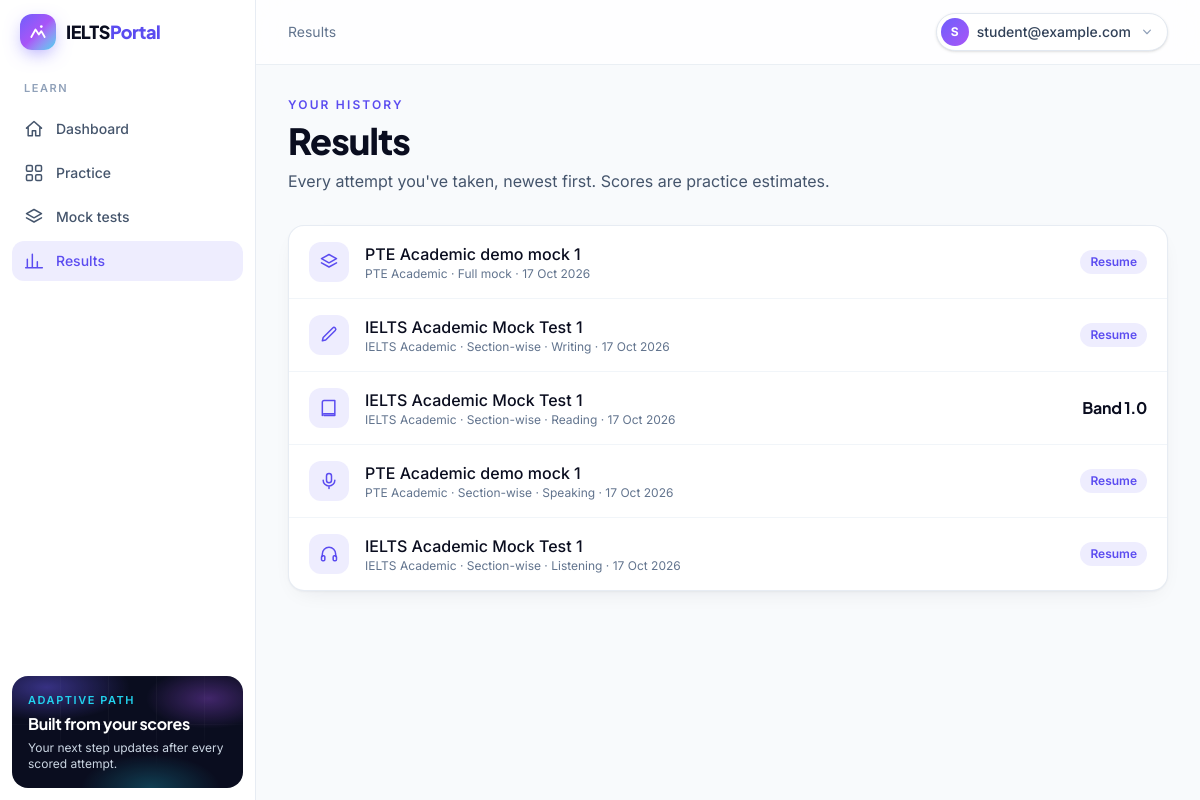
The app's page /dashboard/results/ (signed in) with its own data.
### accounts/models.py (models this page shows, shortened)
class User(AbstractUser):
    firebase_uid = models.CharField(
        max_length=128,
        unique=True,
        null=True,
        blank=True,
        help_text="Firebase Authentication uid (Google sign-in).",
    )
    class Meta(AbstractUser.Meta):
        constraints = [
            models.UniqueConstraint(
                Lower("email"),
                condition=~Q(email=""),
                name="accounts_user_email_ci_unique",
            )
        ]

class UserProfile(TimeStampedModel):
    user = models.OneToOneField(
        settings.AUTH_USER_MODEL, on_delete=models.CASCADE, related_name="profile"
    )
    display_name = models.CharField(max_length=150, blank=True)
    role_primary = models.CharField(
        max_length=20, choices=Role.choices, default=Role.STUDENT
    )
    primary_exam = models.ForeignKey(
        "catalog.Exam",
        on_delete=models.SET_NULL,
        null=True,
        blank=True,
        related_name="+",
    )
    target_score = models.DecimalField(
        max_digits=4,
        decimal_places=1,
        null=True,
        blank=True,
        help_text="PTE 10-90 or IELTS band 0-9.",
    )
    timezone = models.CharField(max_length=64, default="Asia/Kolkata")
    free_mocks_remaining = models.PositiveIntegerField(default=1)
    onboarded_at = models.DateTimeField(null=True, blank=True)
    avatar_url = models.URLField(max_length=500, blank=True)
    meta = models.JSONField(default=dict, blank=True)

### attempts/models.py (models this page shows, shortened)
class Attempt(TimeStampedModel):
    class Status(models.TextChoices):
        NOT_STARTED = "not_started", "Not started"
        IN_PROGRESS = "in_progress", "In progress"
        SUBMITTED = "submitted", "Submitted"
        SCORING = "scoring", "Scoring"
        SCORED = "scored", "Scored"
        FAILED = "failed", "Failed"
    id = models.UUIDField(primary_key=True, default=uuid.uuid4, editable=False)
    user = models.ForeignKey(
        settings.AUTH_USER_MODEL, on_delete=models.CASCADE, related_name="attempts"
    )
    tenant = models.ForeignKey(
        "tenancy.Tenant",
        on_delete=models.SET_NULL,
        null=True,
        blank=True,
        related_name="attempts",
    )
    exam = models.ForeignKey(
        "catalog.Exam", on_delete=models.PROTECT, related_name="attempts"
    )
    pack = models.ForeignKey(
        "catalog.MockPack",
        on_delete=models.SET_NULL,
        null=True,
        blank=True,
        related_name="attempts",
        help_text="Empty for ad-hoc question-wise practice.",
    )
    mode = models.CharField(max_length=20, choices=PracticeMode.choices)
    section_code = models.CharField(max_length=10, choices=Section.choices, blank=True)
    status = models.CharField(
        max_length=20, choices=Status.choices, default=Status.NOT_STARTED
    )
    started_at = models.DateTimeField(null=True, blank=True)
    submitted_at = models.DateTimeField(null=True, blank=True)
    scored_at = models.DateTimeField(null=True, blank=True)
    server_deadline_at = models.DateTimeField(null=True, blank=True)
    duration_sec = models.PositiveIntegerField(null=True, blank=True)
    config_snapshot = models.JSONField(default=dict, blank=True)
    meta = models.JSONField(default=dict, blank=True)
    class Meta:
        indexes = [
            models.Index(
                fields=["user", "status", "-started_at"],
                name="attempt_user_status_started",
            )
        ]

### catalog/models.py (models this page shows, shortened)
class MockPack(TimeStampedModel):
    exam = models.ForeignKey(Exam, on_delete=models.CASCADE, related_name="mock_packs")
    tenant = models.ForeignKey(
        "tenancy.Tenant",
        on_delete=models.CASCADE,
        null=True,
        blank=True,
        related_name="mock_packs",
    )
    slug = models.SlugField()
    title = models.CharField(max_length=200)
    mode_default = models.CharField(
        max_length=20, choices=PracticeMode.choices, default=PracticeMode.FULL_MOCK
    )
    is_free = models.BooleanField(default=False)
    duration_sec = models.PositiveIntegerField(null=True, blank=True)
    structure = models.JSONField(default=list, blank=True)
    navigation_policy = models.JSONField(default=dict, blank=True)
    is_active = models.BooleanField(default=True)
    class Meta:
        constraints = [
            models.UniqueConstraint(
                fields=["exam", "slug"], name="uniq_mockpack_exam_slug"
            )
        ]

class Exam(TimeStampedModel):
    class Kind(models.TextChoices):
        PTE = "pte", "PTE"
        IELTS = "ielts", "IELTS"
        OTHER = "other", "Other"
    code = models.CharField(max_length=32, unique=True, help_text="e.g. PTE_ACADEMIC")
    slug = models.SlugField(unique=True, help_text="URL slug, e.g. pte-academic")
    name = models.CharField(max_length=200)
    kind = models.CharField(max_length=10, choices=Kind.choices)
    description = models.TextField(blank=True)
    is_active = models.BooleanField(default=True)
    default_config = models.JSONField(
        default=dict, blank=True, help_text="Timers, navigation policy, ui_variant."
    )
    class Meta:
        ordering = ["name"]

### scoring/models.py (models this page shows, shortened)
class ScoreBreakdown(TimeStampedModel):
    class Scale(models.TextChoices):
        PTE_10_90 = "pte_10_90", "PTE 10–90"
        IELTS_BAND = "ielts_band", "IELTS band"
    attempt = models.OneToOneField(
        "attempts.Attempt", on_delete=models.CASCADE, related_name="score_breakdown"
    )
    overall = models.DecimalField(max_digits=5, decimal_places=2, null=True, blank=True)
    scale = models.CharField(max_length=20, choices=Scale.choices)
    sections = models.JSONField(default=dict, blank=True)
    enabling = models.JSONField(null=True, blank=True, help_text="PTE approximation.")
    traits = models.JSONField(
        null=True, blank=True, help_text="IELTS W/S traits aggregate."
    )
    items_summary = models.JSONField(default=list, blank=True)
    config_version = models.CharField(max_length=50, blank=True)
    scorer_versions = models.JSONField(default=dict, blank=True)
    disclaimer = models.TextField(default=default_disclaimer)
    raw_worker_log = models.JSONField(
        null=True, blank=True, help_text="Super Admin only."
    )

### analytics/views.py (the view)
# urls.py: path("dashboard/results/", views.ResultsView.as_view(), name="results"),
class ResultsView(StudentRequiredMixin, ListView):
    template_name = "analytics/results.html"
    context_object_name = "attempts"
    paginate_by = 20
    def get_queryset(self):
        return self.request.user.attempts.select_related(
            "exam", "pack", "score_breakdown"
        ).order_by("-started_at")

### accounts/permissions.py (called while the page is built)
    def dispatch(self, request, *args, **kwargs):
        if not request.user.is_authenticated:
            return self.handle_no_permission()
        context = getattr(request, "auth_context", None) or sync_auth_context(request)
        if context["role"] not in self.roles:
            return self.wrong_role(request, context)
        return super().dispatch(request, *args, **kwargs)

    def dispatch(self, request, *args, **kwargs):
        if (
            request.user.is_authenticated
            and get_profile(request.user).onboarded_at is None
        ):
            context = getattr(request, "auth_context", None) or sync_auth_context(
                request
            )
            if context["role"] == Role.STUDENT:
                return redirect("accounts:onboarding")
        return super().dispatch(request, *args, **kwargs)

### accounts/services.py (called while the page is built, shortened)
def get_profile(user):
    profile, _ = UserProfile.objects.get_or_create(user=user)
    return profile

def resolve_auth_context(user):
    if user.is_superuser:
        return {"role": Role.SUPER_ADMIN, "tenant_id": None, "tenant_name": ""}
    memberships = (
        Membership.objects.filter(user=user, is_active=True, tenant__is_active=True)
        .select_related("tenant")
        .order_by("-role", "created_at")  # "student" sorts after "org"
    )
    membership = memberships.first()
    if membership is None:
        return {"role": Role.STUDENT, "tenant_id": None, "tenant_name": ""}

def sync_auth_context(request):
    context = resolve_auth_context(request.user)
    if request.session.get("auth_context") != context:
        request.session["auth_context"] = context
        profile = get_profile(request.user)
        if profile.role_primary != context["role"]:
            profile.role_primary = context["role"]
            profile.save(update_fields=["role_primary", "updated_at"])
    request.auth_context = context
    return context

### core/context_processors.py (called while the page is built)
def site(request):
    return {
        "PRACTICE_SCORE_DISCLAIMER": settings.PRACTICE_SCORE_DISCLAIMER,
        "CONTACT_EMAIL": settings.CONTACT_EMAIL,
        "auth_context": getattr(request, "auth_context", None),
    }

### templates/analytics/results.html (shortened to what this page needs)
{% extends "app/base.html" %}
{% block crumbs %}Results{% endblock %}
{% block content %}
{% include "app/_page_head.html" with eyebrow="Your history" title="Results" lead="Every attempt you've taken, newest first. Scores are practice estimates." %}
<div data-animate class="card overflow-hidden" data-testid="results-list">
  <ul class="divide-y divide-slate-100">
    {% for a in attempts %}
    <li><a class="flex items-center gap-4 px-5 py-4 hover:bg-slate-50" href="{% if a.status == 'in_progress' %}{% url 'attempts:play' a.pk %}{% else %}{% url 'attempts:done' a.pk %}{% endif %}">
      <span class="hidden h-10 w-10 shrink-0 place-items-center rounded-xl bg-brand/10 text-brand sm:grid"></span>
      <div class="min-w-0 flex-1"><p class="truncate font-medium text-ink">{{ a.pack.title|default:a.exam.name }}</p><p class="text-xs text-slate-500">{{ a.exam.name }} · {{ a.get_mode_display }}{% if a.section_code %} · {{ a.get_section_code_display }}{% endif %} · {{ a.submitted_at|default:a.started_at|date:"j M Y" }}</p></div>
      {% if a.status == "in_progress" %}<span class="chip-brand">Resume</span>{% else %}{% include "app/_score.html" %}{% endif %}
    </a></li>
    {% empty %}
    <li class="px-5 py-12 text-center"><p class="font-semibold text-ink">No attempts yet</p><p class="mt-1 text-sm text-slate-500">Your results will collect here.</p><a class="btn-primary mt-4" href="{% url 'analytics:dashboard' %}">Go to dashboard</a></li>
    {% endfor %}
  </ul>
</div>
{% endblock %}

### templates/app/base.html (shortened to what this page needs)
{% extends "base.html" %}
{% block body_class %}min-h-full bg-slate-50 text-slate-800 antialiased{% endblock %}
{% block main %}
<aside class="fixed inset-y-0 left-0 z-40 hidden w-64 flex-col border-r border-slate-200/80 bg-white/90 backdrop-blur-xl lg:flex">
  <div class="flex h-16 items-center px-5">{% include "components/logo.html" %}</div>
  <nav class="flex-1 space-y-1 overflow-y-auto px-3 py-4" aria-label="App">
    <p class="px-3 pb-2 text-[11px] font-semibold tracking-[0.14em] text-slate-400 uppercase">{% if auth_context.role == "org" %}Institute{% else %}Learn{% endif %}</p>
    {% for item in app_nav %}
    <a class="side-link" href="{{ item.url }}"{% if item.active %} aria-current="page"{% endif %}>{% include "components/icon.html" with name=item.icon %}{{ item.label }}</a>
    {% endfor %}
  </nav>
  <div class="p-3">
    <div class="relative isolate overflow-hidden rounded-2xl bg-aurora p-4 text-white">
      <div class="pointer-events-none absolute inset-0 -z-10 bg-grid opacity-60"></div>
      {% if auth_context.role == "org" %}
      <p class="text-[11px] font-semibold tracking-[0.14em] text-aurora-3 uppercase">Your institute</p>
      <p class="mt-1 font-display font-bold">{{ auth_context.tenant_name }}</p>
      <p class="mt-1 text-xs text-slate-300">Access is managed by your platform admin.</p>
      {% else %}
      <p class="text-[11px] font-semibold tracking-[0.14em] text-aurora-3 uppercase">Adaptive path</p>
      <p class="mt-1 font-display font-bold">Built from your scores</p>
      <p class="mt-1 text-xs text-slate-300">Your next step updates after every scored attempt.</p>
      {% endif %}
    </div>
  </div>
</aside>
<div class="flex min-h-full flex-col lg:pl-64">
  <header class="sticky top-0 z-30 border-b border-slate-200/70 bg-white/80 backdrop-blur-xl">
    <div class="flex h-16 items-center justify-between gap-3 px-4 sm:px-6 lg:px-8">
      <div class="flex min-w-0 items-center gap-3">
        <div class="hidden min-w-0 truncate text-sm text-slate-500 lg:block">{% block crumbs %}{% endblock %}</div>
      </div>
      <div class="flex items-center gap-2">{% block topbar_actions %}{% endblock %}{% include "components/user_menu.html" %}</div>
    </div>
  </header>
  <main id="main" class="mx-auto w-full max-w-6xl flex-1 px-4 pt-6 pb-28 sm:px-6 lg:px-8 lg:pt-8 lg:pb-14">
    {% block content %}{% endblock %}
  </main>
</div>
{% endblock %}

### templates/base.html (shortened to what this page needs)
{% load static %}<!DOCTYPE html>
<html lang="en" class="h-full">
<head>
  <link rel="stylesheet" href="{% static 'css/app.css' %}">
</head>
<body class="{% block body_class %}flex min-h-full flex-col bg-slate-50 text-slate-800 antialiased{% endblock %}" data-authenticated="{{ user.is_authenticated|yesno:'true,false' }}">
  {% block main %}{% endblock %}
</body>
</html>

### templates/components/logo.html
<a href="{% url 'pages:home' %}" class="group flex items-center gap-2.5" aria-label="IELTS Portal home">
  <span class="relative grid h-9 w-9 place-items-center overflow-hidden rounded-xl bg-gradient-to-br from-aurora-1 via-aurora-2 to-aurora-3 shadow-[0_6px_20px_-6px_rgb(109_93_252/0.8)] transition group-hover:rotate-6">
    <svg viewBox="0 0 24 24" class="h-5 w-5 text-white" fill="none" stroke="currentColor" stroke-width="2.2" stroke-linecap="round" stroke-linejoin="round" aria-hidden="true"><path d="M4 18 9 9l4 6 3-4 4 7"/><circle cx="16" cy="5.5" r="1.6" fill="currentColor" stroke="none"/></svg>
  </span>
  <span class="font-display text-lg font-extrabold tracking-tight {% if dark %}text-white{% else %}text-ink{% endif %}">IELTS<span class="text-brand">Portal</span></span>
</a>

### templates/components/user_menu.html (shortened to what this page needs)
<div class="relative" x-data="{ open: false, busy: false }" @keydown.escape.window="open = false" @click.outside="open = false">
  <button type="button" class="flex items-center gap-2 rounded-full border border-slate-200 bg-white py-1 pr-3 pl-1 text-sm font-medium text-slate-700 shadow-sm transition hover:border-slate-300" @click="open = !open" :aria-expanded="open" aria-haspopup="menu">
    {% if user.profile.avatar_url %}<img src="{{ user.profile.avatar_url }}" alt="" class="h-7 w-7 rounded-full object-cover">
    {% else %}<span class="grid h-7 w-7 place-items-center rounded-full bg-gradient-to-br from-aurora-1 to-aurora-2 text-xs font-bold text-white">{{ user.profile.display_name|default:user.email|default:user.username|first|upper }}</span>{% endif %}
    <span class="hidden max-w-[10rem] truncate sm:inline">{{ user.profile.display_name|default:user.email|default:user.username }}</span>
  </button>
</div>

### templates/app/_page_head.html
<div data-animate class="mb-8">
  {% if eyebrow %}<p class="eyebrow">{{ eyebrow }}</p>{% endif %}
  <h1 class="mt-2 font-display text-3xl font-extrabold tracking-tight text-ink sm:text-4xl">{{ title }}</h1>
  {% if lead %}<p class="mt-2 max-w-2xl text-slate-600">{{ lead }}</p>{% endif %}
</div>

### templates/app/_score.html
{% with b=a.score_breakdown %}{% if a.status == "scored" and b.overall is not None %}<span class="font-display font-bold text-ink" data-testid="recent-score">{% if b.scale == "ielts_band" %}Band {{ b.overall|floatformat:1 }}{% else %}{{ b.overall|floatformat:0 }}/90{% endif %}</span>{% elif a.status == "failed" %}<span class="chip bg-red-50 text-red-700">{{ a.get_status_display }}</span>{% else %}<span class="chip-muted">{{ a.get_status_display }}</span>{% endif %}{% endwith %}

### records on screen
User: profile.display_name|first "S", profile.display_name "student@example.com"
Attempt: pack "PTE Academic demo mock 1", exam.name "PTE Academic", mode "Full mock", submitted_at "17 Oct 2026", status "Resume"
Attempt: pack "IELTS Academic Mock Test 1", exam.name "IELTS Academic", mode "Section-wise", section_code "Writing", submitted_at "17 Oct 2026", status "Resume"
Attempt: pack "IELTS Academic Mock Test 1", exam.name "IELTS Academic", mode "Section-wise", section_code "Reading", submitted_at "17 Oct 2026", score_breakdown.overall "1.0"
Attempt: pack "PTE Academic demo mock 1", exam.name "PTE Academic", mode "Section-wise", section_code "Speaking", submitted_at "17 Oct 2026", status "Resume"
Attempt: pack "IELTS Academic Mock Test 1", exam.name "IELTS Academic", mode "Section-wise", section_code "Listening", submitted_at "17 Oct 2026", status "Resume"

### other values on screen
{{ item.label }} "Dashboard" "Practice" "Mock tests" "Results"
{{ eyebrow }} "YOUR HISTORY"
{{ title }} "Results"
{{ lead }} "Every attempt you've taken, newest first. Scores are practice estimates."
